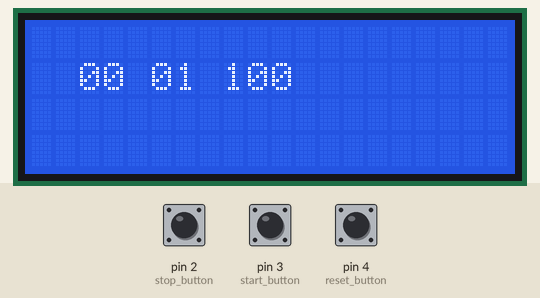
This sketch was run on a simulated Arduino Uno, built with avr-gcc and run on an emulated ATmega328P. Parts: 20×4 character LCD. Inputs (shaded band) come from the test bench; at power-on: pin 4 (reset_button) LOW, pin 2 (stop_button) LOW, pin 3 (start_button) LOW.

Above: at 1.2 s.
1.3 s: pin 4 (reset_button) pulled HIGH for 3.2 s
At 1.9 s:
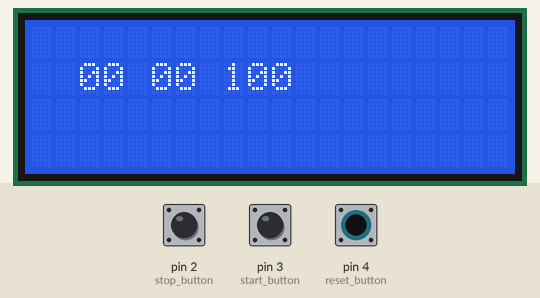
5.1 s: pin 2 (stop_button) pulled HIGH for 0.15 s
6.7 s: pin 3 (start_button) pulled HIGH for 0.15 s
At 6.85 s:
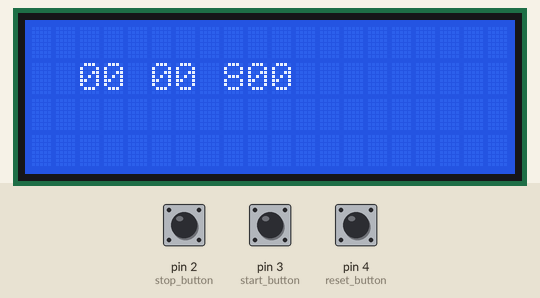
7.4 s: pin 4 (reset_button) pulled HIGH for 0.15 s
At 7.95 s:
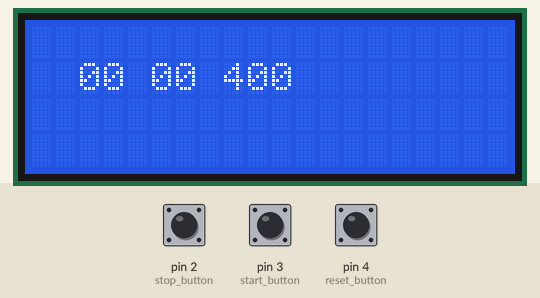
Timing chart, 0 to 9.1 s (numbered marks = the images above; inputs shaded):
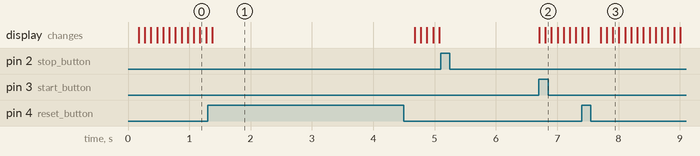

Measured:
- after the input at 5.1 s, every drawn part: stays the same
- after the input at 6.7 s, the display: first changes at once (image 2 shows a later state)

The sketch:

Stopwatch.ino
```cpp
#include <Wire.h>
#include <LiquidCrystal_I2C.h>

LiquidCrystal_I2C lcd(0x27, 20, 4);

int minutes = 0;
int seconds = 0;
int miliseconds = 0;

long previous_time; // needed to check how much time has passed

char buffer[10]; // needed to print the time values

bool running = true; // needed to check whether the stopwatch should be running or not. The initial value is true.

void setup() {
  pinMode(2, INPUT); // stop button
  pinMode(3, INPUT); // start button
  pinMode(4, INPUT); // reset button

  lcd.init();
  lcd.backlight();

  lcd.clear();

  previous_time = millis();
}

void time_difference() { // a function that update the time values while the stopwatch is running
  if (millis() - previous_time >= 100) { // update the time values every 100 milliseconds
    previous_time = millis();

    // TODO: Update the time values
    // 1. Update the value "miliseconds"
    if(miliseconds++==9){
      miliseconds=0;
      ++seconds;
    }
    if(seconds==59)
    {
      seconds=0;
      ++minutes;
    }

    // 2. If the value of "milisencods" exceeds 9(actually 900), reset the value of "milisencods" and update the value of "seconds"
    // 3. If the value of "seconds" exceeds 59, reset the value of "seconds" and update the value of "minutes"


    // TODO: Print present time (using setCursor(), sprintf(), lcd.print())
    // use the vairable "buffer", which is already defined in line 12
lcd.setCursor(2,1);
 sprintf(buffer,"%02d %02d %d00",minutes,seconds,miliseconds);
 lcd.print(buffer);


  }
}

void loop() {
  if (digitalRead(2) == HIGH) {
    // TODO: Stop button - control the variable "running"
    running=false;

  }

  if (digitalRead(3) == HIGH) {
    // TODO: Start button - control the variable "running"
        running=true;


  }

  if (digitalRead(4) == HIGH) {
    miliseconds=0;
    seconds=0;
    minutes=0;

    // TODO: Reset button
    // 1. Reset the time variables (minutes, seconds, miliseconds)
    // 2. Print present time (using setCursor(), sprintf(), lcd.print())
    // lcd.setCursor(3, 3);
    //   sprintf(buffer,"%20d %20d %d00",minutes,seconds,miliseconds);
    //   lcd.print(buffer);

  }

  if (running) {
    time_difference();
  }
}
```
